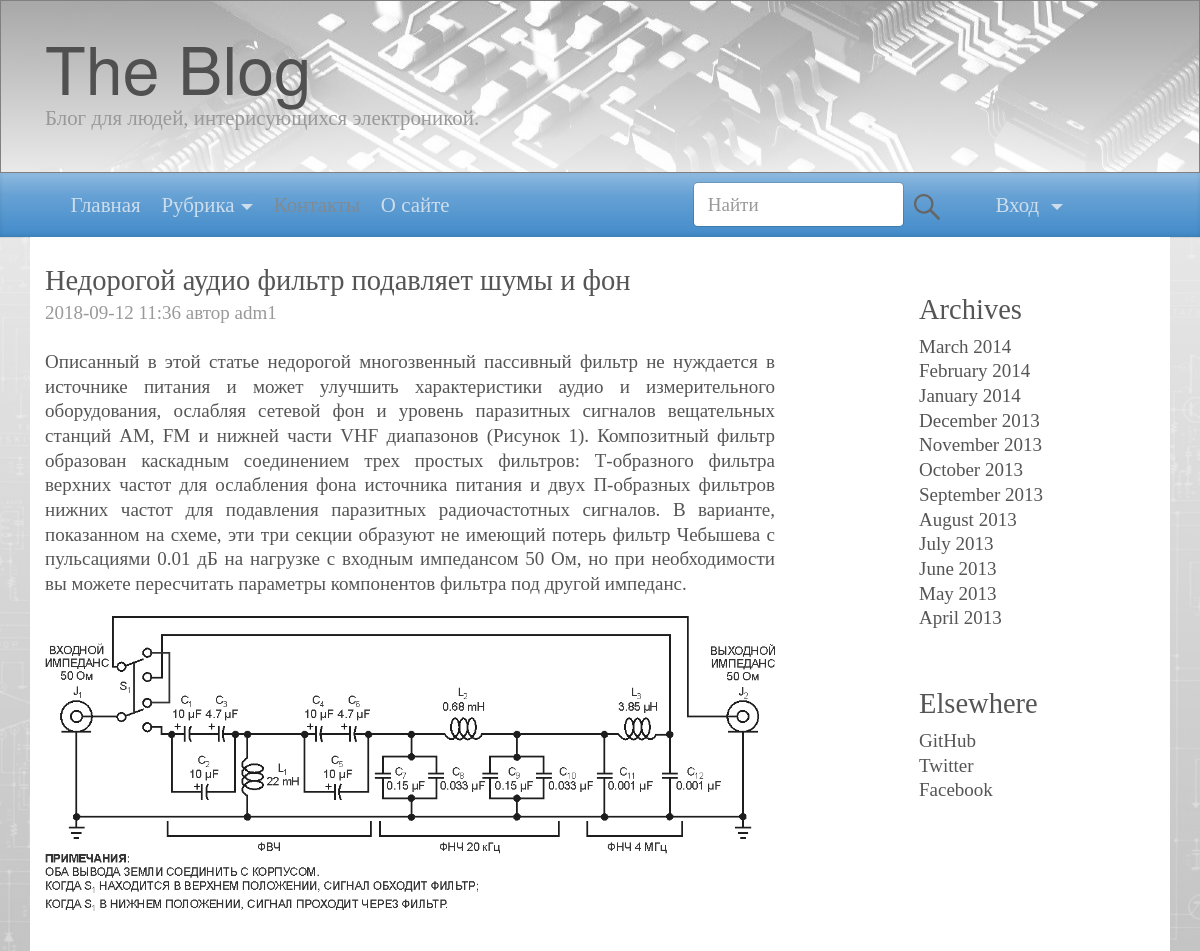
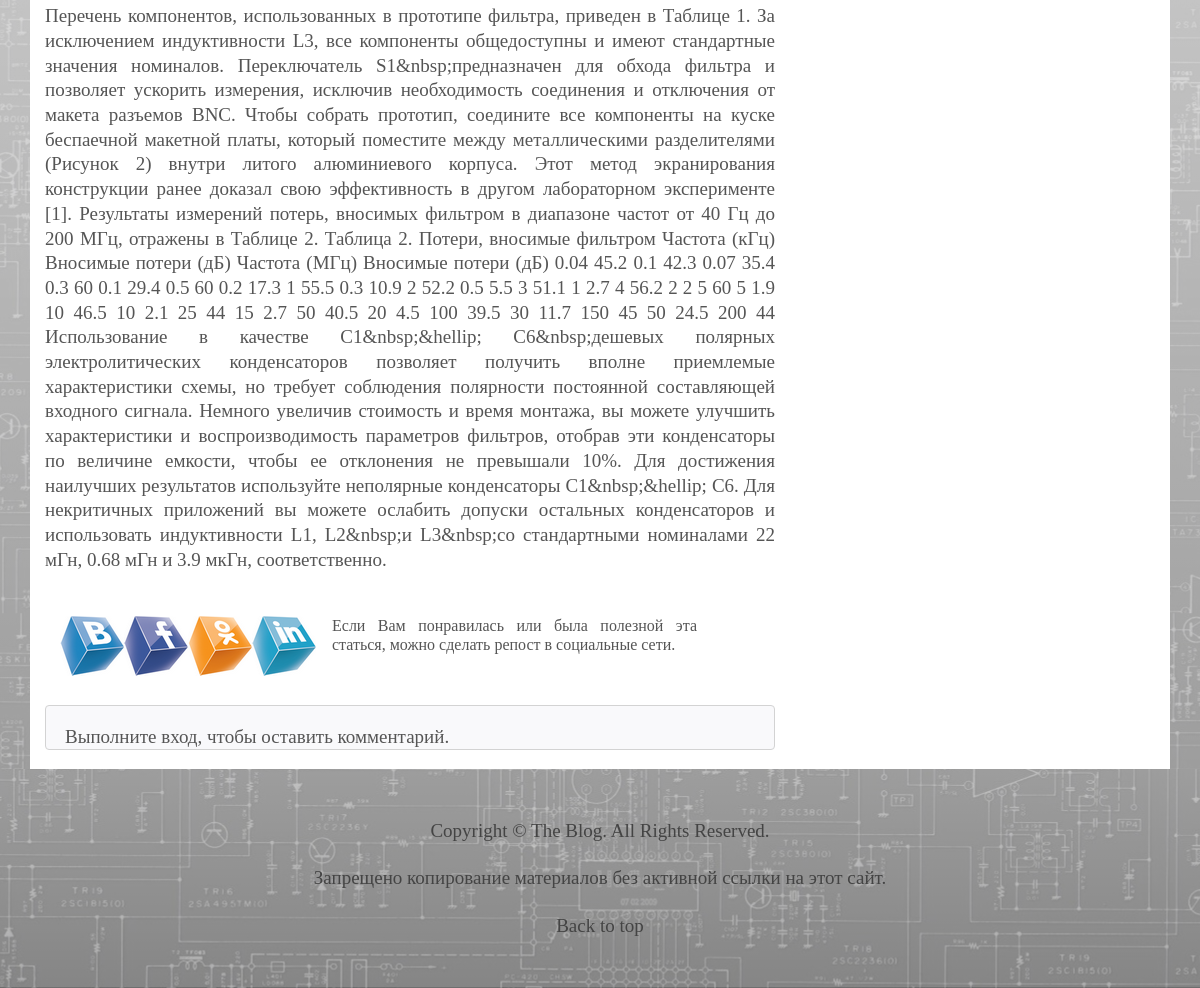
The page /article.php?show=50 on the database its author committed (2 pictures, top to bottom).
### tables this page shows
CREATE TABLE `posts` (
  `id` int(10) UNSIGNED NOT NULL,
  `author_id` int(10) UNSIGNED DEFAULT NULL,
  `category_id` int(10) UNSIGNED DEFAULT NULL,
  `pub_date` datetime DEFAULT NULL,
  `title` varchar(220) DEFAULT NULL,
  `art_intro` varchar(800) DEFAULT NULL,
  `art_intro_img` varchar(255) DEFAULT NULL,
  `post_body` text
);

CREATE TABLE `users` (
  `id` int(10) UNSIGNED NOT NULL,
  `usermail` varchar(30) DEFAULT NULL,
  `password` varchar(40) DEFAULT NULL,
  `screen_name` varchar(30) DEFAULT NULL,
  `creation_date` datetime NOT NULL DEFAULT CURRENT_TIMESTAMP
);

### functions.php (called while the page is built, shortened)
<?php
    require_once 'db.php';
    $connection = new mysqli($dbhost, $dbuser, $dbpass, $dbname);
    function queryMysql($query)
    {
        global $connection;
        $result = $connection->query($query);
        return $result;
    }
    function sanitizeString($var)
    {
        global $connection;
        $var = strip_tags($var);
        $var = htmlentities($var);
        $var = stripslashes($var);
        return
            $connection->real_escape_string($var);
    }
?>

### log.php (called while the page is built, shortened)
<?php
	$userLoggedIn = FALSE;
?>

### article.php (the view, shortened to what this page needs)
<?php
    require_once 'main.php' ;
    if(isset($_GET['show']))
    {
        if($_GET['show'] != 'user_articles')
        {
            $art_id = sanitizeString($_GET['show']);
            $result = queryMysql("SELECT
                                    U.id AS u_id,
                                    U.screen_name,
                                    P.pub_date,
                                    P.title,
                                    P.art_intro,
                                    P.art_intro_img,
                                    P.post_body
                                FROM posts P
                                INNER JOIN users U
                                    ON P.author_id=U.id
                                    WHERE P.id='$art_id'");
            $row = $result->fetch_assoc();
            $user_screen_name = $row['screen_name'];
            $pub_date = $row['pub_date'];
            $pub_date = preg_replace( "#(:\d+):\d+#", '$1', $pub_date );
            $title = $row['title'];
            $art_intro = $row['art_intro'];
            $art_intro_img = $row['art_intro_img'];
            $post_body = $row['post_body'];
        }
    }
?>
<div class='main-field style='background-color: lightgrey;'>
    <div class='container-fluid ' >
        <div class='container data-field'>
            <div class='row'>
                <div class='col-md-8 blog-main'>
<?php
                echo "  <div class='blog-post'>
                        <h4 class='blog-post-title'> $title </h4>
                        <p class='blog-post-meta'>$pub_date автор $user_screen_name
                        </p>
                        <p>$art_intro</p>
                        <p><img class='post-preview-img' src='$art_intro_img'></p>
                        <br>
                        <p>$post_body</p>
                        <br>
                        <div class='social-links'>
                            <div class='row'>
                                <div class='pull-xs-left'>
                                    <a href='https://vk.com/share.php?url=http://myblog/article.php?show=55' class='social-vk' target='_blank'>
                                    <img src='/images/000078_social_3d_cubs1_vk.png'>
                                    </a>
                                </div>
                                <div class='pull-xs-left'>
                                    <a href='https://www.facebook.com/sharer.php?url=http://myblog/article.php?show=55&amp;t=<?php the_title(); ?>' class='social-fb' target='_blank'>
                                    <img src='/images/000078_social_3d_cubs1_fb.png'>
                                    </a>
                                </div>
                                <div class='pull-xs-left'>
                                    <a href='http://www.odnoklassniki.ru/dk?st.cmd=addShare&st.s=1&st._surl=<?php the_permalink(); ?>&st.comments=<?php the_title(); ?>' class='social-ok' target='_blank'>
                                        <img src='/images/000078_social_3d_cubs1_ok.png'>
                                    </a>
                                </div>
                                <div class='pull-xs-left'>
                                    <a href='http://www.linkedin.com/shareArticle?mini=true&url=<?php the_permalink() ?>&title=<?php the_title(); ?>&summary=&source=<?php bloginfo('name'); ?>
                                        <img src='/images/000078_social_3d_cubs1_linkedin.png'>
                                    </a>
                                </div>
                                <span class='repost-notification'>Если Вам понравилась или была полезной эта статься, можно сделать репост в социальные сети.
                                </span>
                            </div>
                        </div>
                    </div>";
?>
<?php
                if($userLoggedIn == true)
                {
                    echo "
                    <form class='comments-main' action='article.php?show=$art_id' method='post'>
                        <div class='title-input'>
                            <textarea class='intro-box' id='' name='comment-body'  rows='5' maxlength='1000' placeholder='Комментарий''></textarea>
                        </div>
                        <input type='hidden' name='art_id' value='$art_id'>
                        <button type='submit' class='comment-btn pull-xs-right' style='text-align: center;'>Добавить комментарий</button>
                        <div style='clear: both;''></div>
                    </form>";
                }
                else
                {
                    echo "<div class='comments-main'>
                        <div class='title-input'>
                            Выполните вход, чтобы оставить комментарий.
                        </div>
                    </div>";
                }
?>
                </div>
                <?php
                    require_once "sidebar.php";
                ?>
            </div>
        </div>
    </div>
</div>
<?php
    require_once 'footer.php'
?>

### css/main.css (style rules this page uses)
@media (min-width: 48em) { html { font-size: 19px; height: 100%; } }
html { height: 100%; }
body { font-family: Georgia, "Times New Roman", Times, serif; color: #555; overflow-x: hidden; width: 100%; height: 70%; }
.container { max-width: 60rem; }
.main-field { background: linear-gradient(rgba(255, 255, 255, 0.9), rgba(255, 255, 255, 0.6)), no-repeat, url(../images/06.jpg); background-position: 50%; }
.data-field { background-color: white; line-height: 1.3em; text-align: justify; }
.blog-post { margin-top: 1.5rem; margin-bottom: 1.5rem; }
.blog-post-title { margin-bottom: .25rem; font-size: 1.5rem; }
.blog-post-meta { margin-bottom: 1.25rem; color: #999; }
.title-input { width: 100%; margin-left: auto; margin-right: auto; }
.post-preview-img { width: 100%; }
.social-links { margin-left: 30px; }
.comments-main { margin-bottom: 1em; background-color: rgba(235, 235, 240, 0.3); padding: 1em 1em 0em; border: 1px solid lightgrey; border-radius: 4px; }
.repost-notification { margin-left: 1em; font-size: 16px; display: inline; float: left; max-width: 50%; line-height: 1.2em; }

### rows shown on the page
posts: title "Недорогой аудио фильтр подавляет шумы и фон", pub_date "2018-09-12 11:36", author.screen_name "adm1", art_intro "Описанный в этой статье недорогой многозвенный пассивный фильтр не нуждается в источнике питания и может улучшить характеристики аудио и измерительного оборудования, ослабляя сетевой фон и уровень паразитных сигналов вещательных станций АМ, FM и нижней части VHF диапазонов (Рисунок 1). Композитный фильтр образован каскадным соединением трех простых фильтров: Т-образного фильтра верхних частот для ослабления фона источника питания и двух П-образных фильтров нижних частот для подавления паразитных радиочастотных сигналов. В варианте, показанном на схеме, эти три секции образуют не имеющий потерь фильтр Чебышева с пульсациями 0.01 дБ на нагрузке с входным импедансом 50 Ом, но при необходимости…", art_intro_img (picture), post_body "Перечень компонентов, использованных в прототипе фильтра, приведен в Таблице 1. За исключением индуктивности L3, все компоненты общедоступны и имеют стандартные значения номиналов. Переключатель S1&nbsp;предназначен для обхода фильтра и позволяет ускорить измерения, исключив необходимость соединения и отключения от макета разъемов BNC. Чтобы собрать прототип, соедините все компоненты на куске беспаечной макетной платы, который поместите между металлическими разделителями (Рисунок 2) внутри литого алюминиевого корпуса. Этот метод экранирования конструкции ранее доказал свою эффективность в другом лабораторном эксперименте [1]. Результаты измерений потерь, вносимых фильтром в диапазоне частот…"
